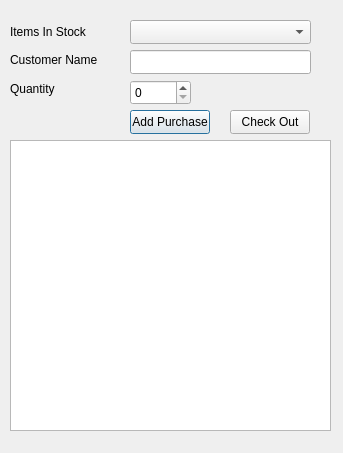
<?xml version="1.0" encoding="UTF-8"?>
<ui version="4.0">
 <class>newPurchaseDialog</class>
 <widget class="QDialog" name="newPurchaseDialog">
  <property name="geometry">
   <rect>
    <x>0</x>
    <y>0</y>
    <width>343</width>
    <height>453</height>
   </rect>
  </property>
  <property name="windowTitle">
   <string>Dialog</string>
  </property>
  <widget class="QWidget" name="verticalLayoutWidget">
   <property name="geometry">
    <rect>
     <x>10</x>
     <y>20</y>
     <width>111</width>
     <height>80</height>
    </rect>
   </property>
   <layout class="QVBoxLayout" name="verticalLayout">
    <item>
     <widget class="QLabel" name="labelItemInStock">
      <property name="text">
       <string>Items In Stock</string>
      </property>
     </widget>
    </item>
    <item>
     <widget class="QLabel" name="labelCustomerName">
      <property name="text">
       <string>Customer Name</string>
      </property>
     </widget>
    </item>
    <item>
     <widget class="QLabel" name="labelQuantity">
      <property name="text">
       <string>Quantity</string>
      </property>
     </widget>
    </item>
   </layout>
  </widget>
  <widget class="QComboBox" name="comboBoxItemInStock">
   <property name="geometry">
    <rect>
     <x>130</x>
     <y>20</y>
     <width>181</width>
     <height>24</height>
    </rect>
   </property>
  </widget>
  <widget class="QLineEdit" name="lineEditCustomerName">
   <property name="geometry">
    <rect>
     <x>130</x>
     <y>50</y>
     <width>181</width>
     <height>24</height>
    </rect>
   </property>
  </widget>
  <widget class="QSpinBox" name="spinBoxQuantity">
   <property name="geometry">
    <rect>
     <x>130</x>
     <y>80</y>
     <width>61</width>
     <height>25</height>
    </rect>
   </property>
  </widget>
  <widget class="QPushButton" name="buttonAddPuchase">
   <property name="geometry">
    <rect>
     <x>130</x>
     <y>110</y>
     <width>80</width>
     <height>24</height>
    </rect>
   </property>
   <property name="text">
    <string>Add Purchase</string>
   </property>
  </widget>
  <widget class="QPushButton" name="buttonCheckOut">
   <property name="geometry">
    <rect>
     <x>230</x>
     <y>110</y>
     <width>80</width>
     <height>24</height>
    </rect>
   </property>
   <property name="text">
    <string>Check Out</string>
   </property>
  </widget>
  <widget class="QListView" name="listView">
   <property name="geometry">
    <rect>
     <x>10</x>
     <y>140</y>
     <width>321</width>
     <height>291</height>
    </rect>
   </property>
  </widget>
 </widget>
 <resources/>
 <connections/>
</ui>
